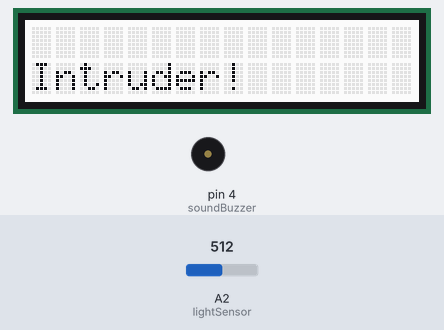
Bench run of a sketch on a simulated Arduino Uno, built with avr-gcc and run on an emulated ATmega328P. On the bench: 16×2 character LCD, buzzer (waves = sounding, pin HIGH). Inputs (shaded band) come from the test bench; at power-on: A2 (lightSensor) = 512. What the sketch prints to the serial monitor is not drawn.

Above: at 0.64 s.
1.3 s: A2 (lightSensor) set to 40
At 5.5 s:
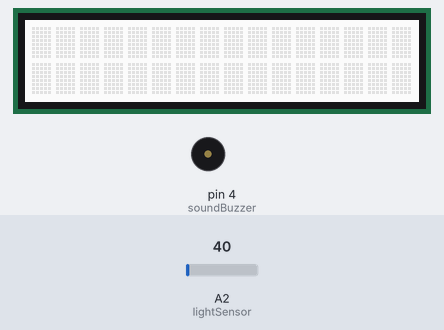
5.9 s: A2 (lightSensor) set to 32
Timing chart, 0 to 8.9 s (numbered marks = the images above; inputs shaded):
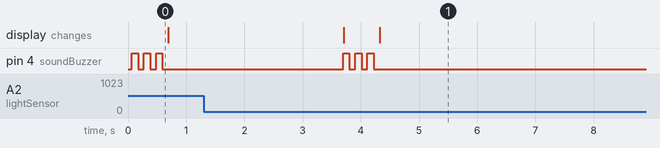

Measured:
- after the input at 5.9 s, pin 4 (soundBuzzer): stops changing and stays LOW

The sketch:

intruder_alarm.ino
```cpp
#include <Wire.h>
#include <rgb_lcd.h>

// Create an LCD object
rgb_lcd lcd;

// Define the pins for the light sensor and buzzer
#define soundBuzzer 4
#define lightSensor A2

int lightValue;
int trigger = 35;
int alarms = 3;
int alarmCount = 0;

void setup() {
  // Initialize the buzzer pin as output
  pinMode(soundBuzzer, OUTPUT);
  // pinMode(lightSensor, INPUT);

  // Initialize the LCD
  lcd.begin(16, 2);

  Serial.begin(9600);
}

void loop() {
  lightValue = analogRead(lightSensor);
  Serial.println(lightValue); // Print the light level to the console

  if (lightValue > trigger) {
    while (alarms > alarmCount) {
      // Serial.println(alarms);
      digitalWrite(soundBuzzer, HIGH);

      // Set the cursor to column 0, line 1 (the second line)
      lcd.setCursor(0, 1);
      // Print a message to the LCD.
      lcd.print("Intruder!");

      delay(100);
      digitalWrite(soundBuzzer, LOW);
      delay(100);
      alarmCount++;
    }
    alarmCount = 0;

    // Clear the message when there is no intruder
    lcd.clear();

    delay(3000);
  }
}
```
